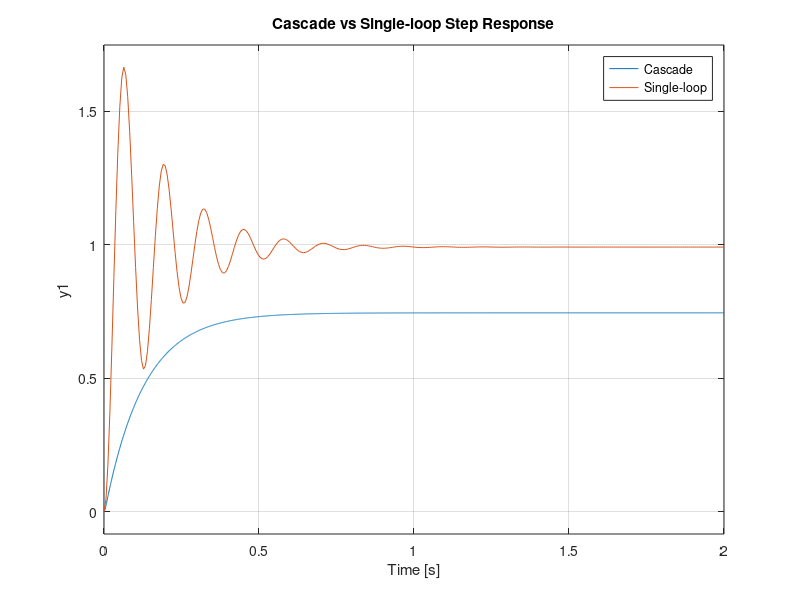

Reproduce this figure in MATLAB.
% Inner and outer plants
s = tf('s');
G1 = 5 / (0.1 * s + 1);
G2 = 2 / (0.5 * s + 1);

% Controllers
k1 = 8;  % inner
k2 = 1.5; % outer
C1 = k1;
C2 = k2;

% Inner closed loop
Gcl1 = feedback(C1 * G1, 1);

% Equivalent outer plant and cascade closed loop
Geq = Gcl1 * G2;
T_cascade = feedback(C2 * Geq, 1);

% Single-loop for comparison
G_single = G1 * G2;
C_single = k1 * k2;
T_single = feedback(C_single * G_single, 1);

% Step responses
figure;
step(T_cascade, T_single);
legend('Cascade', 'Single-loop');
title('Cascade vs Single-loop Step Response');
grid on;
